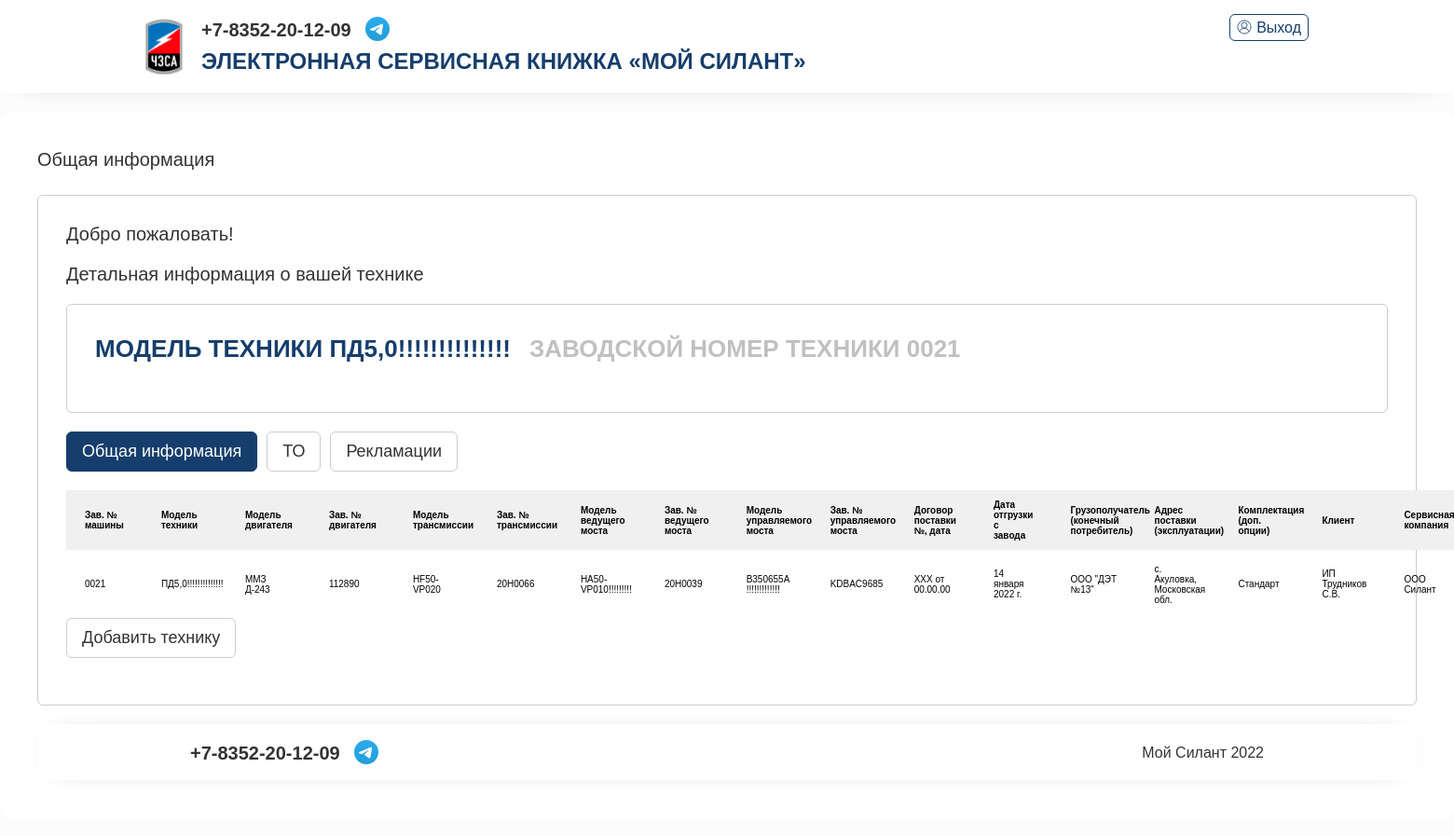
The page /machine/2/ (signed in) on the database its author committed.
### service/models.py (models this page shows, shortened)
class Machine(models.Model):
    number_machine = models.TextField(unique=True, verbose_name='Зав. № машины')
    technique_model = models.ForeignKey(TechniqueModel, verbose_name='Модель техники', on_delete=models.CASCADE)
    engine_model = models.ForeignKey(EngineModel, verbose_name='Модель двигателя', on_delete=models.CASCADE)
    engine_number = models.TextField(verbose_name='Зав. № двигателя')
    transmission_model = models.ForeignKey(TransmissionModel, verbose_name='Модель трансмиссии', on_delete=models.CASCADE)
    transmission_number = models.TextField(verbose_name='Зав. № трансмиссии')
    drive_axle_model = models.ForeignKey(DriveAxleModel, verbose_name='Модель ведущего моста', on_delete=models.CASCADE)
    drive_axle_number = models.TextField(verbose_name='Зав. № ведущего моста')
    steering_bridge_model = models.ForeignKey(SteeringBridgeModel, verbose_name='Модель управляемого моста', on_delete=models.CASCADE)
    steering_bridge_number = models.TextField(verbose_name='Зав. № управляемого моста')
    supply_contract = models.TextField(verbose_name='Договор поставки №, дата')
    shipping_date = models.DateField(verbose_name='Дата отгрузки с завода') #TODO календарь
    consignee = models.TextField(verbose_name='Грузополучатель (конечный потребитель)')
    delivery_address = models.TextField(verbose_name='Адрес поставки (эксплуатации)')
    equipment = models.TextField(verbose_name='Комплектация (доп. опции)')
    client = models.TextField(verbose_name='Клиент') #TODO справочник пользователей с соответствующими правами
    service_company = models.ForeignKey(ServiceCompany, verbose_name='Сервисная компания', on_delete=models.CASCADE)
    class Meta:
        verbose_name = 'Машина'

class TechniqueModel(models.Model):
    name = models.TextField(verbose_name='Название')
    description = models.TextField(verbose_name='Описание')
    def __str__(self):
        return self.name
    class Meta:
        verbose_name = 'Модель техники'

class EngineModel(models.Model):
    name = models.TextField(verbose_name='Название')
    description = models.TextField(verbose_name='Описание')
    def __str__(self):
        return self.name
    class Meta:
        verbose_name = 'Модель двигателя'

class TransmissionModel(models.Model):
    name = models.TextField(verbose_name='Название')
    description = models.TextField(verbose_name='Описание')
    def __str__(self):
        return self.name
    class Meta:
        verbose_name = 'Модель трансмиссии'

class DriveAxleModel(models.Model):
    name = models.TextField(verbose_name='Название')
    description = models.TextField(verbose_name='Описание')
    def __str__(self):
        return self.name
    class Meta:
        verbose_name = 'Модель ведущего моста'

class SteeringBridgeModel(models.Model):
    name = models.TextField(verbose_name='Название')
    description = models.TextField(verbose_name='Описание')
    def __str__(self):
        return self.name
    class Meta:
        verbose_name = 'Модель управляемого моста'

class ServiceCompany(models.Model):
    name = models.TextField(verbose_name='Название')
    description = models.TextField(verbose_name='Описание')
    def __str__(self):
        return self.name
    class Meta:
        verbose_name = 'Сервисная компания'

### service/views.py (the view)
# urls.py: path('machine/<int:machine_id>/', machine_detail, name='machine_detail'),
def machine_detail(request, machine_id):
    is_aut = request.user.groups.exists()
    if is_aut:
        machine = Machine.objects.get(pk=machine_id)
        context = {'machine': machine, 'is_aut': is_aut}
    else:
        machine = 'Авторизуйтесь'
        context = {'machine': machine}
    return render(request, 'machine_detail.html', context)

### templates/machine_detail.html (shortened to what this page needs)
<!DOCTYPE html>
{% extends 'base.html' %}
    {% load static %}
    {% block content %}
    <div id="content">
      <div class="centrator">
        <section>
  <div class="line">
    <span class="title">
      Общая информация
    </span>
  </div>
  <div class="line">
    <div class="column">
      <div class="search_result">
        {% if is_aut %}
        <div class="result_info">
          <span>Добро пожаловать! {{request.user.first_name}}</span>
        </div>
        <div class="result_info">
          <span>Детальная информация о вашей технике</span>
        </div>
        <div class="search_result">
        <div class="result_info">
          <div class="machine">
            <span>
              Модель техники {{machine.technique_model}}
            </span>
            <span>
              Заводской номер техники {{machine.number_machine}}
            </span>
          </div>
        </div>
      </div>
        <div class="result_collection">
          <div class="tabs">
            <a href="{% url 'machine_detail' machine.pk %}">
            <div class="tab active">
              <span>
                Общая информация
              </span>
            </div>
            </a>
            <a href="{% url 'to_list' machine.pk %}">
              <div class="tab">
              <span>
                ТО
              </span>
            </div>
            </a>
            <a href="{% url 'complaint_list' machine.pk %}">
            <div class="tab">
              <span>
                Рекламации
              </span>
            </div>
            </a>
          </div>
        </div>
        <div class="result_collection">
          <table>
            <tbody><tr>
              <th class="nam left">Зав. № машины</th>
              <th class="nam left">Модель техники</th>
              <th class="nam left">Модель двигателя</th>
              <th class="nam left">Зав. № двигателя</th>
              <th class="nam left">Модель трансмиссии</th>
              <th class="nam left">Зав. № трансмиссии</th>
              <th class="nam left">Модель ведущего моста</th>
              <th class="nam left">Зав. № ведущего моста</th>
              <th class="nam left">Модель управляемого моста</th>
              <th class="nam left">Зав. № управляемого моста</th>
              <th class="nam left">Договор поставки №, дата</th>
              <th class="nam left">Дата отгрузки с завода</th>
              <th class="nam left">Грузополучатель (конечный потребитель)</th>
              <th class="nam left">Адрес поставки (эксплуатации)</th>
              <th class="nam left">Комплектация (доп. опции)</th>
              <th class="nam left">Клиент</th>
              <th class="nam left">Сервисная компания</th>
            </tr>
            <tr>
              <td class="nam left">{{machine.number_machine}}</td>
              <td class="nam left">{{machine.technique_model}}</td>
              <td class="nam left">{{machine.engine_model}}</td>
              <td class="nam left">{{machine.engine_number}}</td>
              <td class="nam left">{{machine.transmission_model}}</td>
              <td class="nam left">{{machine.transmission_number}}</td>
              <td class="nam left">{{machine.drive_axle_model}}</td>
              <td class="nam left">{{machine.drive_axle_number}}</td>
              <td class="nam left">{{machine.steering_bridge_model}}</td>
              <td class="nam left">{{machine.steering_bridge_number}}</td>
              <td class="nam left">{{machine.supply_contract}}</td>
              <td class="nam left">{{machine.shipping_date}}</td>
              <td class="nam left">{{machine.consignee}}</td>
              <td class="nam left">{{machine.delivery_address}}</td>
              <td class="nam left">{{machine.equipment}}</td>
              <td class="nam left">{{machine.client}}</td>
              <td class="nam left">{{machine.service_company}}</td>
            </tr>
          </tbody></table>
          <div class="tabs">
                  <a href="{% url 'machine_create' %}">
                    <div class="tab">
                      <span>
                        Добавить технику
                      </span>
                    </div>
                  </a>
                </div>
          {% else %}
          <div class="search_result empty_result">
            <span>
              Авторизуйтесь
            </span>
          </div>
          {% endif %}
        </div>
      </div>
        {% endblock content %}

### static/olegu/Oleg_files/application.debug-2cb96df4866c9f40e0644ec44ed070e52bf590b47e8bc907418e140311fdd9d4.css (style rules this page uses)
:root { --cold-color: #163e6c; --hot-color: #d20a11; --blanc-color: #ebe6d6; --basic-text-color: #333; --basic-border-color: #ccc; }
* { padding: 0; margin: 0; }
p, span, li { color: var(--basic-text-color); }
a:link, a:any-link { color: var(--cold-color); text-decoration: none; }
div, input, header, footer, section { box-sizing: border-box; position: relative; }
body { min-height: 100vh; display: flex; flex-direction: column; background: #fcfcfc; font-family: Astra Sans, Helvetica, Arial, sans-serif; }
.line { display: flex; flex-direction: row; width: 100%; }
.column { flex-direction: column; width: 100%; }
.centrator { display: flex; flex-direction: row; min-width: 80%; }
#content { align-self: stretch; display: flex; flex: 1; justify-content: center; }
#content section { background: #fff; width: 100%; margin: 20px 0; padding: 40px; border-radius: 10px; height: min-content; }
#content section .search_result { border: 1px solid var(--basic-border-color); padding: 30px; margin: 20px 0; border-radius: 6px; }
#content section .search_result .result_info span { font-size: 20px; display: block; margin: 0 0 20px; }
#content section .search_result .result_info .machine { display: flex; flex-direction: row; }
#content section .search_result .result_info .machine span { line-height: 35px; font-size: 26px; text-transform: uppercase; color: var(--cold-color); font-weight: bold; display: inline; }
#content section .search_result .result_info .machine span + span { font-size: 26px; margin: 0 0 0 20px; color: var(--basic-text-color); opacity: .3; }
#content section .search_result .result_collection .tabs { display: flex; margin-bottom: 20px; }
#content section .search_result .result_collection .tabs .tab { padding: 10px 16px; border-radius: 6px; margin-right: 10px; border: 1px solid var(--basic-border-color); cursor: pointer; }
#content section .search_result .result_collection .tabs .tab span { font-size: 18px; }
#content section .search_result .result_collection .tabs .tab.active, #content section .search_result .result_collection .tabs .tab:hover { border-color: var(--cold-color); background: var(--cold-color); }
#content section .search_result .result_collection .tabs .tab.active span, #content section .search_result .result_collection .tabs .tab:hover span { color: #fff; }
#content section .search_result .result_collection table { border-spacing: 0; max-width: 100%; min-width: 100%; }
#content section .search_result .result_collection table tr th { background: #f0f0f0; font-weight: bold; font-size: 10px; }
#content section .search_result .result_collection table tr td { border-spacing: 0; }
#content section .search_result .result_collection table tr td, #content section .search_result .result_collection table tr th { padding: 10px 20px; }
#content section .search_result .result_collection table tr td.left, #content section .search_result .result_collection table tr th.left { text-align: left; }
#content section .search_result .result_collection table tr td.nam, #content section .search_result .result_collection table tr th.nam { min-width: 10px; max-width: 50px; font-size: 10px; }
#content section .title { font-size: 20px; cursor: default; margin-bottom: 6px; }

### rows shown on the page
Machine: technique_model "ПД5,0!!!!!!!!!!!!!!", number_machine "0021", engine_model "ММЗ Д-243", engine_number "112890", transmission_model "HF50-VP020", transmission_number "20H0066", drive_axle_model "HA50-VP010!!!!!!!!!", drive_axle_number "20H0039", steering_bridge_model "B350655A !!!!!!!!!!!!!", steering_bridge_number "KDBAC9685", supply_contract "ХХХ от 00.00.00", shipping_date "14 января 2022 г.", consignee "ООО \"ДЭТ №13\"", delivery_address "с. Акуловка, Московская обл.", equipment "Стандарт", client "ИП Трудников С.В.", service_company "ООО Силант"
